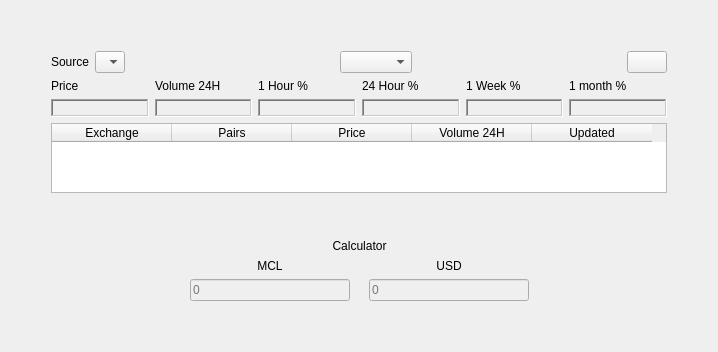
          <widget class="QWidget" name="market_tab">
           <attribute name="title">
            <string>Market</string>
           </attribute>
           <layout class="QGridLayout" name="gridLayout_48">
            <item row="4" column="1">
             <layout class="QGridLayout" name="gridLayout_55">
              <item row="2" column="3">
               <widget class="QLineEdit" name="usd_amount_lineEdit">
                <property name="enabled">
                 <bool>false</bool>
                </property>
                <property name="sizePolicy">
                 <sizepolicy hsizetype="MinimumExpanding" vsizetype="Fixed">
                  <horstretch>0</horstretch>
                  <verstretch>0</verstretch>
                 </sizepolicy>
                </property>
                <property name="minimumSize">
                 <size>
                  <width>160</width>
                  <height>0</height>
                 </size>
                </property>
                <property name="placeholderText">
                 <string>0</string>
                </property>
               </widget>
              </item>
              <item row="1" column="1">
               <widget class="QLabel" name="convert_mcl_label">
                <property name="text">
                 <string>MCL</string>
                </property>
                <property name="alignment">
                 <set>Qt::AlignCenter</set>
                </property>
               </widget>
              </item>
              <item row="2" column="1">
               <widget class="QLineEdit" name="mcl_amount_lineEdit">
                <property name="enabled">
                 <bool>false</bool>
                </property>
                <property name="sizePolicy">
                 <sizepolicy hsizetype="MinimumExpanding" vsizetype="Fixed">
                  <horstretch>0</horstretch>
                  <verstretch>0</verstretch>
                 </sizepolicy>
                </property>
                <property name="minimumSize">
                 <size>
                  <width>160</width>
                  <height>0</height>
                 </size>
                </property>
                <property name="placeholderText">
                 <string>0</string>
                </property>
               </widget>
              </item>
              <item row="1" column="3">
               <widget class="QLabel" name="convert_usd_label">
                <property name="text">
                 <string>USD</string>
                </property>
                <property name="alignment">
                 <set>Qt::AlignCenter</set>
                </property>
               </widget>
              </item>
              <item row="0" column="1" colspan="3">
               <widget class="QLabel" name="mcl_usd_calculator_label">
                <property name="text">
                 <string>Calculator</string>
                </property>
                <property name="alignment">
                 <set>Qt::AlignCenter</set>
                </property>
               </widget>
              </item>
              <item row="0" column="0" rowspan="3">
               <spacer name="horizontalSpacer_76">
                <property name="orientation">
                 <enum>Qt::Horizontal</enum>
                </property>
                <property name="sizeHint" stdset="0">
                 <size>
                  <width>40</width>
                  <height>20</height>
                 </size>
                </property>
               </spacer>
              </item>
              <item row="0" column="4" rowspan="3">
               <spacer name="horizontalSpacer_77">
                <property name="orientation">
                 <enum>Qt::Horizontal</enum>
                </property>
                <property name="sizeHint" stdset="0">
                 <size>
                  <width>40</width>
                  <height>20</height>
                 </size>
                </property>
               </spacer>
              </item>
              <item row="2" column="2">
               <widget class="QLabel" name="exchange_label_icon">
                <property name="text">
                 <string/>
                </property>
               </widget>
              </item>
             </layout>
            </item>
            <item row="5" column="1">
             <spacer name="verticalSpacer_43">
              <property name="orientation">
               <enum>Qt::Vertical</enum>
              </property>
              <property name="sizeHint" stdset="0">
               <size>
                <width>20</width>
                <height>40</height>
               </size>
              </property>
             </spacer>
            </item>
            <item row="2" column="1">
             <layout class="QGridLayout" name="gridLayout_45">
              <item row="1" column="2">
               <spacer name="horizontalSpacer_72">
                <property name="orientation">
                 <enum>Qt::Horizontal</enum>
                </property>
                <property name="sizeHint" stdset="0">
                 <size>
                  <width>40</width>
                  <height>20</height>
                 </size>
                </property>
               </spacer>
              </item>
              <item row="1" column="0">
               <widget class="QLabel" name="exchange_market_label">
                <property name="text">
                 <string>Source</string>
                </property>
               </widget>
              </item>
              <item row="1" column="1">
               <widget class="QComboBox" name="exchange_market_comboBox">
                <property name="sizePolicy">
                 <sizepolicy hsizetype="Preferred" vsizetype="Fixed">
                  <horstretch>0</horstretch>
                  <verstretch>0</verstretch>
                 </sizepolicy>
                </property>
                <property name="sizeAdjustPolicy">
                 <enum>QComboBox::AdjustToContents</enum>
                </property>
                <item>
                 <property name="text">
                  <string/>
                 </property>
                </item>
               </widget>
              </item>
              <item row="1" column="5">
               <widget class="QPushButton" name="exchange_market_request_button">
                <property name="text">
                 <string/>
                </property>
               </widget>
              </item>
              <item row="2" column="0" colspan="6">
               <layout class="QGridLayout" name="gridLayout_53">
                <item row="0" column="1">
                 <widget class="QLabel" name="ticker_volume_label">
                  <property name="text">
                   <string>Volume 24H</string>
                  </property>
                 </widget>
                </item>
                <item row="0" column="2">
                 <widget class="QLabel" name="ticker_1hour_label">
                  <property name="text">
                   <string>1 Hour %</string>
                  </property>
                 </widget>
                </item>
                <item row="0" column="4">
                 <widget class="QLabel" name="ticker_1week_label">
                  <property name="text">
                   <string>1 Week %</string>
                  </property>
                 </widget>
                </item>
                <item row="0" column="0">
                 <widget class="QLabel" name="ticker_price_label">
                  <property name="text">
                   <string>Price</string>
                  </property>
                 </widget>
                </item>
                <item row="0" column="3">
                 <widget class="QLabel" name="ticker_24hour_label">
                  <property name="text">
                   <string>24 Hour %</string>
                  </property>
                 </widget>
                </item>
                <item row="0" column="5">
                 <widget class="QLabel" name="ticker_1month_label">
                  <property name="text">
                   <string>1 month %</string>
                  </property>
                 </widget>
                </item>
                <item row="1" column="0">
                 <widget class="QLabel" name="ticker_price_label_value">
                  <property name="frameShape">
                   <enum>QFrame::WinPanel</enum>
                  </property>
                  <property name="frameShadow">
                   <enum>QFrame::Sunken</enum>
                  </property>
                  <property name="text">
                   <string/>
                  </property>
                  <property name="textInteractionFlags">
                   <set>Qt::LinksAccessibleByMouse|Qt::TextSelectableByMouse</set>
                  </property>
                 </widget>
                </item>
                <item row="1" column="1">
                 <widget class="QLabel" name="ticker_volume_label_value">
                  <property name="frameShape">
                   <enum>QFrame::WinPanel</enum>
                  </property>
                  <property name="frameShadow">
                   <enum>QFrame::Sunken</enum>
                  </property>
                  <property name="text">
                   <string/>
                  </property>
                  <property name="textInteractionFlags">
                   <set>Qt::LinksAccessibleByMouse|Qt::TextSelectableByMouse</set>
                  </property>
                 </widget>
                </item>
                <item row="1" column="2">
                 <widget class="QLabel" name="ticker_1hour_label_value">
                  <property name="frameShape">
                   <enum>QFrame::WinPanel</enum>
                  </property>
                  <property name="frameShadow">
                   <enum>QFrame::Sunken</enum>
                  </property>
                  <property name="text">
                   <string/>
                  </property>
                  <property name="textInteractionFlags">
                   <set>Qt::LinksAccessibleByMouse|Qt::TextSelectableByMouse</set>
                  </property>
                 </widget>
                </item>
                <item row="1" column="3">
                 <widget class="QLabel" name="ticker_24hour_label_value">
                  <property name="frameShape">
                   <enum>QFrame::WinPanel</enum>
                  </property>
                  <property name="frameShadow">
                   <enum>QFrame::Sunken</enum>
                  </property>
                  <property name="text">
                   <string/>
                  </property>
                  <property name="textInteractionFlags">
                   <set>Qt::LinksAccessibleByMouse|Qt::TextSelectableByMouse</set>
                  </property>
                 </widget>
                </item>
                <item row="1" column="4">
                 <widget class="QLabel" name="ticker_1week_label_value">
                  <property name="frameShape">
                   <enum>QFrame::WinPanel</enum>
                  </property>
                  <property name="frameShadow">
                   <enum>QFrame::Sunken</enum>
                  </property>
                  <property name="text">
                   <string/>
                  </property>
                  <property name="textInteractionFlags">
                   <set>Qt::LinksAccessibleByMouse|Qt::TextSelectableByMouse</set>
                  </property>
                 </widget>
                </item>
                <item row="1" column="5">
                 <widget class="QLabel" name="ticker_1month_label_value">
                  <property name="frameShape">
                   <enum>QFrame::WinPanel</enum>
                  </property>
                  <property name="frameShadow">
                   <enum>QFrame::Sunken</enum>
                  </property>
                  <property name="text">
                   <string/>
                  </property>
                  <property name="textInteractionFlags">
                   <set>Qt::LinksAccessibleByMouse|Qt::TextSelectableByMouse</set>
                  </property>
                 </widget>
                </item>
               </layout>
              </item>
              <item row="1" column="4">
               <spacer name="horizontalSpacer_89">
                <property name="orientation">
                 <enum>Qt::Horizontal</enum>
                </property>
                <property name="sizeHint" stdset="0">
                 <size>
                  <width>40</width>
                  <height>20</height>
                 </size>
                </property>
               </spacer>
              </item>
              <item row="3" column="0" colspan="6">
               <widget class="QTableWidget" name="exchange_market_tableWidget">
                <property name="sizeAdjustPolicy">
                 <enum>QAbstractScrollArea::AdjustToContents</enum>
                </property>
                <property name="alternatingRowColors">
                 <bool>true</bool>
                </property>
                <property name="verticalScrollMode">
                 <enum>QAbstractItemView::ScrollPerPixel</enum>
                </property>
                <property name="horizontalScrollMode">
                 <enum>QAbstractItemView::ScrollPerPixel</enum>
                </property>
                <property name="sortingEnabled">
                 <bool>true</bool>
                </property>
                <attribute name="horizontalHeaderDefaultSectionSize">
                 <number>120</number>
                </attribute>
                <attribute name="horizontalHeaderStretchLastSection">
                 <bool>false</bool>
                </attribute>
                <column>
                 <property name="text">
                  <string>Exchange</string>
                 </property>
                </column>
                <column>
                 <property name="text">
                  <string>Pairs</string>
                 </property>
                </column>
                <column>
                 <property name="text">
                  <string>Price</string>
                 </property>
                </column>
                <column>
                 <property name="text">
                  <string>Volume 24H</string>
                 </property>
                </column>
                <column>
                 <property name="text">
                  <string>Updated</string>
                 </property>
                </column>
               </widget>
              </item>
              <item row="1" column="3">
               <widget class="QComboBox" name="market_fiat_comboBox"/>
              </item>
             </layout>
            </item>
            <item row="0" column="1">
             <spacer name="verticalSpacer_44">
              <property name="orientation">
               <enum>Qt::Vertical</enum>
              </property>
              <property name="sizeHint" stdset="0">
               <size>
                <width>20</width>
                <height>40</height>
               </size>
              </property>
             </spacer>
            </item>
            <item row="2" column="0">
             <spacer name="horizontalSpacer_69">
              <property name="orientation">
               <enum>Qt::Horizontal</enum>
              </property>
              <property name="sizeHint" stdset="0">
               <size>
                <width>40</width>
                <height>20</height>
               </size>
              </property>
             </spacer>
            </item>
            <item row="2" column="2">
             <spacer name="horizontalSpacer_74">
              <property name="orientation">
               <enum>Qt::Horizontal</enum>
              </property>
              <property name="sizeHint" stdset="0">
               <size>
                <width>40</width>
                <height>20</height>
               </size>
              </property>
             </spacer>
            </item>
            <item row="3" column="1">
             <spacer name="verticalSpacer_47">
              <property name="orientation">
               <enum>Qt::Vertical</enum>
              </property>
              <property name="sizeHint" stdset="0">
               <size>
                <width>20</width>
                <height>40</height>
               </size>
              </property>
             </spacer>
            </item>
           </layout>
          </widget>
